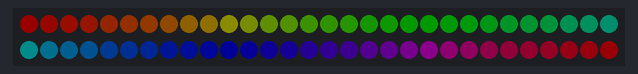
This program was run on a simulated CircuitPython board. Parts: 60 RGB LEDs in strip order, left to right, continuing on the next row. Dim RGB values are drawn brighter than linear.

Above: at 0.05 s.
At 5.81 s:
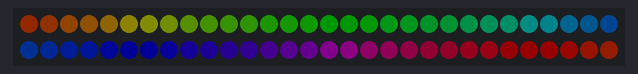
At 10.01 s:
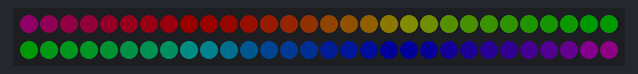
At 19.96 s:
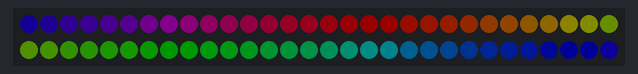
At 29.92 s:
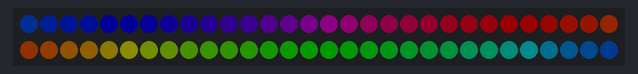
At 39.88 s:
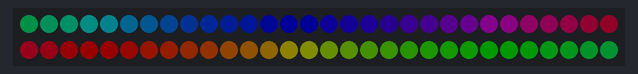

The program:

strip_test.py
```python
import time

import board
import neopixel
from rainbowio import colorwheel

PIN = board.D3
BRIGHTNESS = 0.1
PIXELS = 60
ORDER = neopixel.GRBW

my_strip = neopixel.NeoPixel(
    PIN, PIXELS, brightness=BRIGHTNESS, auto_write=False, pixel_order=ORDER
)

# Increase the number to slow down the color chase
RAINBOW_CYCLE_WAIT = 0.1


def rainbow_cycle(pixels, wait):
    for j in range(255):
        for i in range(PIXELS):
            rc_index = (i * 256 // PIXELS) + j * 5
            pixels[i] = colorwheel(rc_index & 255)
        pixels.show()
        time.sleep(wait)


while True:
    rainbow_cycle(my_strip, RAINBOW_CYCLE_WAIT)
```
